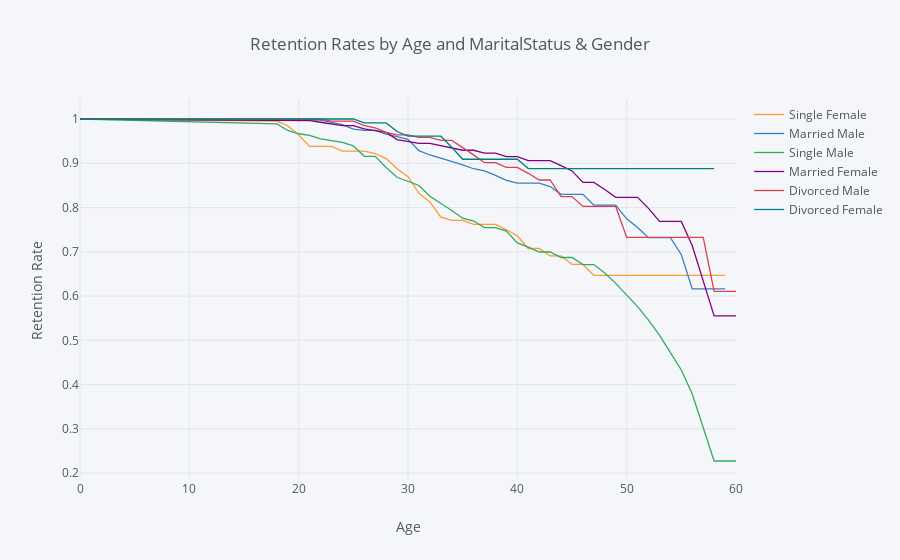

Here is the notebook cell this chart was saved with:
### Code cell
rates = survival(data, 'MaritalStatus & Gender', 'Age', 'Attrition')

rates.iplot(kind='line', xTitle='Age', yTitle='Retention Rate',
            title='Retention Rates by Age and MaritalStatus & Gender')
